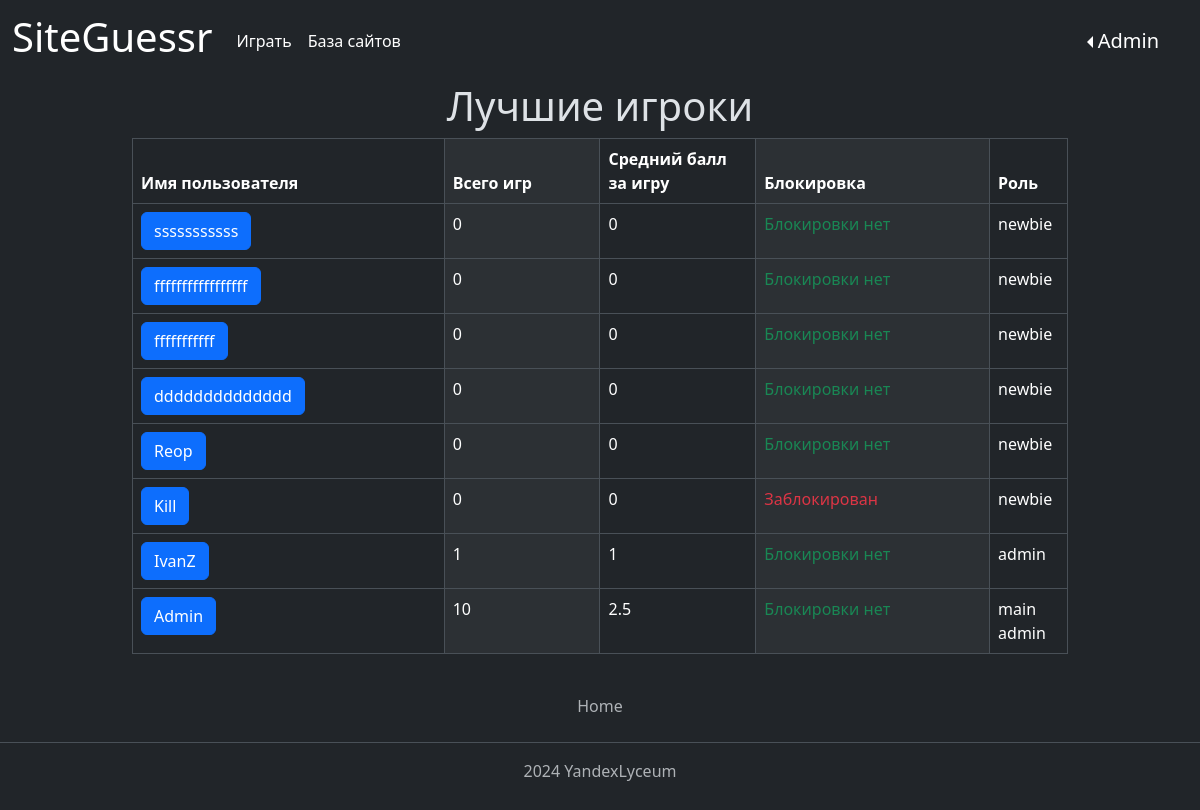
Screenshot of /users (signed in) with the database file from the repository.
### data/users.py (models this page shows, shortened)
class User(SqlAlchemyBase, UserMixin, SerializerMixin):
    __tablename__ = 'user'
    id = sqlalchemy.Column(sqlalchemy.Integer,
                           primary_key=True, autoincrement=True)
    login = sqlalchemy.Column(sqlalchemy.String, unique=True, nullable=True)
    description = sqlalchemy.Column(sqlalchemy.String)  # описание
    role = sqlalchemy.Column(sqlalchemy.String, nullable=True, default="newbie")  # роль
    banned = sqlalchemy.Column(sqlalchemy.Boolean, nullable=True, default=False)  # бан
    created_date = sqlalchemy.Column(sqlalchemy.DateTime)
    modified_date = sqlalchemy.Column(sqlalchemy.DateTime)
    hashed_password = sqlalchemy.Column(sqlalchemy.String, nullable=True)
    statistic = orm.relationship("Statistic", back_populates='user', uselist=False)
    games = orm.relationship("Game", back_populates='user')
    website = orm.relationship("Website", back_populates='user')

### data/statistics.py (models this page shows)
class Statistic(SqlAlchemyBase, UserMixin, SerializerMixin):
    __tablename__ = 'statistic'
    id = sqlalchemy.Column(sqlalchemy.Integer,
                           primary_key=True, autoincrement=True)
    user_id = sqlalchemy.Column(sqlalchemy.Integer, sqlalchemy.ForeignKey("user.id"), nullable=True, unique=True)
    total_games = sqlalchemy.Column(sqlalchemy.Integer, nullable=True, default=0)  # общее количество сыгранных игр
    correct_answers = sqlalchemy.Column(sqlalchemy.Integer, nullable=True, default=0)  # количество правильных ответов
    wrong_answers = sqlalchemy.Column(sqlalchemy.Integer, nullable=True, default=0)  # количество неправильных ответов
    average_score = sqlalchemy.Column(sqlalchemy.Integer, nullable=True, default=0)  # средний балл за игру
    best_score = sqlalchemy.Column(sqlalchemy.Integer, nullable=True, default=0)  # лучший счёт
    user = orm.relationship('User')

### main.py (the view)
@app.route("/users", methods=["GET", "POST"])
@login_required
def all_users():
    if not (current_user.role == "main admin" and current_user.banned != 1):
        return redirect("/")
    db_sess = db_session.create_session()
    params = {"title": "Все пользователи",
              "users": [user for user in
                        db_sess.query(User).order_by(
                            desc(User.login), desc(User.login)).all()]}
    return render_template("all_users.html", **params)

### data/db_session.py (called while the page is built)
def create_session() -> Session:
    global __factory
    return __factory()

### main.py (called while the page is built)
@login_manager.user_loader
def load_user(user_id):
    db_sess = db_session.create_session()
    return db_sess.query(User).get(user_id)

### templates/all_users.html (shortened to what this page needs)
<div class="main-body">
    <h1 class="text-center">Лучшие игроки</h1>
    <div class="container table-wrapper">
        <table class="table table-striped-columns table-bordered ">
            <thead>
            <tr class="">
                <th class="col-4" scope="col">Имя пользователя</th>
                <th class="col-2" scope="col">Всего игр</th>
                <th class="col-2" scope="col">Средний балл за игру</th>
                <th class="col-3" scope="col">Блокировка</th>
                <th class="col-3" scope="col">Роль</th>
            </tr>
            </thead>
            <tbody>
            <tr id="<% user.id %>">
                <td><a class="btn btn-primary" href="/profile/<% user.login %>" role="button"><% user.login %></a></td>
                <td><% user.statistic.total_games %></td>
                <td><% user.statistic.average_score %></td>
                <td>
                    <div class="col-sm-9 text-danger">
                        Заблокирован
                    </div>
                    <div class="col-sm-9 text-success">
                        Блокировки нет
                    </div>
                </td>
                <td><% user.role %></td>
            </tr>
            </tbody>
        </table>
    </div>
</div>

### templates/base.html (shortened to what this page needs)
<!DOCTYPE html>
<html lang="ru" data-bs-theme="dark">
<head>
    <link href="https://cdn.jsdelivr.net/npm/bootstrap@5.3.2/dist/css/bootstrap.min.css" rel="stylesheet"
>
    <link rel="stylesheet" type="text/css" href=<% url_for(
    'static', filename='css/style.css') %> />
</head>
<body class="d-flex flex-column min-vh-100">
<header>
    <nav class="navbar navbar-expand">
        <div class="container-fluid">
            <a class="navbar-brand" href="/"><h1> SiteGuessr </h1></a>
            <div class="collapse navbar-collapse" id="navbarNav">
                <ul class="navbar-nav">
                    <li class="nav-item">
                        <a class="nav-link active" aria-current="page" href="/game_menu">Играть</a>
                    </li>
                </ul>
                <ul class="navbar-nav">
                    <li class="nav-item">
                        <a href="/websites" class="nav-link active" aria-current="page">База сайтов</a>
                    </li>
                </ul>
            </div>
            <div class="row">
                <div class="dropdown dropstart">
                    <button class="navbar-brand dropdown-toggle btn"
                            id="dropdownMenuLink" data-bs-toggle="dropdown" aria-expanded="false"><%
                    </button>
                </div>
            </div>
        </div>
    </nav>
</header>
<footer class="py-3 my-4 mt-auto">
    <ul class="nav justify-content-center border-bottom pb-3 mb-3">
        <li class="nav-item"><a href="/" class="nav-link px-2 text-muted">Home</a></li>
    </ul>
    <p class="text-center text-muted">2024 YandexLyceum</p>
</footer>
</body>
</html>

### static/css/style.css (style rules this page uses)
.main-body { margin-left: 10%; margin-right: 10%; }
.table-wrapper { max-height: 600px; overflow: auto; }

### rows the page displays
User: login "Admin", statistic.total_games "10", statistic.average_score "2.5", banned "Блокировки нет", role "main admin"
User: login "sssssssssss", statistic.total_games "0", statistic.average_score "0", banned "Блокировки нет", role "newbie"
User: login "fffffffffffffffff", statistic.total_games "0", statistic.average_score "0", banned "Блокировки нет", role "newbie"
User: login "fffffffffff", statistic.total_games "0", statistic.average_score "0", banned "Блокировки нет", role "newbie"
User: login "dddddddddddddd", statistic.total_games "0", statistic.average_score "0", banned "Блокировки нет", role "newbie"
User: login "Reop", statistic.total_games "0", statistic.average_score "0", banned "Блокировки нет", role "newbie"
User: login "Kill", statistic.total_games "0", statistic.average_score "0", banned "Заблокирован", role "newbie"
User: login "IvanZ", statistic.total_games "1", statistic.average_score "1", banned "Блокировки нет", role "admin"
